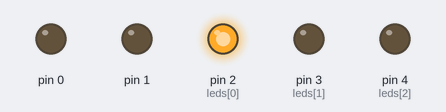
The sketch below on a simulated Arduino Uno, built with avr-gcc and run on an emulated ATmega328P. Shown: output pins drawn as LEDs (lit = HIGH).

Above: at 0.1 s.
At 0.8 s:
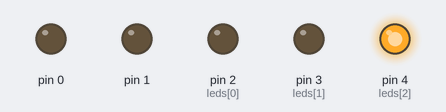
At 3.6 s:
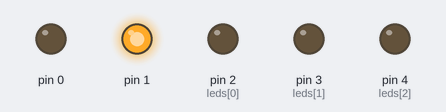
At 9.0 s:
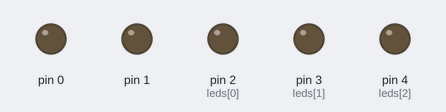
At 40.0 s:
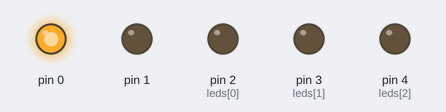
Timing chart, 0 to 40.0 s (numbered marks = the images above):
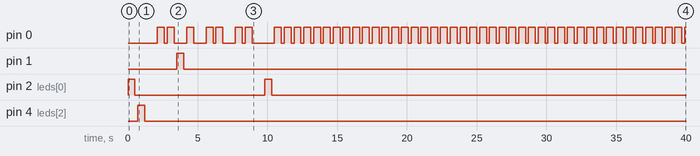

Measured:
- by itself, pin 0: LOW → HIGH at 2.1 s, → LOW 0.50 s later, → HIGH 0.20 s later, → LOW 0.50 s later, … (99 changes in this stretch)
- by itself, pin 1: LOW → HIGH at 3.5 s, → LOW 0.50 s later
- by itself, pin 2 (leds[0]): alternates HIGH for 0.50 s and LOW for 9.3 s, 4 changes in all, then stays LOW
- by itself, pin 4 (leds[2]): LOW → HIGH at 0.70 s, → LOW 0.50 s later

The sketch:

lab1.ino.ino
```cpp
// C++ code
//

int leds[]={2,3,4,5,6};
void setup()
{
  for(int i=0;i<5;i++){
    pinMode(i, OUTPUT);
   }
}

void loop()
{
  for(int i=0;i<5;i=i+2){
  digitalWrite(leds[i], HIGH);
  delay(500); // Wait for 1000 millisecond(s)
  digitalWrite(leds[i], LOW);
  delay(200); // Wait for 1000 millisecond(s)

  }

  for(int i=5;i>0;i=i+2){
  digitalWrite(leds[i], HIGH);
  delay(500); // Wait for 1000 millisecond(s)
  digitalWrite(leds[i], LOW);
  delay(200); // Wait for 1000 millisecond(s)

  }

}
```
